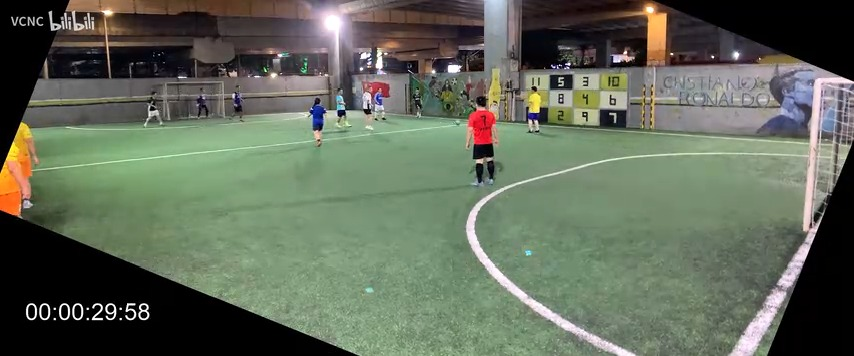
#> input picture _test/clean_30.jpg, 854 x 356 px, found by its file name; its folder holds 4 pictures in this run
$ python ocr_proto.py
#> lines starting #> are read from the running program, lines starting #| are printed output that depends on the picture; after the words box and inside, x2 and y2 are one past the last pixel; in counts of white or black regions, pixels touching at a corner belong together
# -*- coding: utf-8 -*-
"""烧录时间码 OCR 原型 —— 与 feed.js 里 calibOCR 的 JS 实现逐步骤一致。
用 10 个已知答案的干净帧验证分割与识别准确率，并产出嵌入 JS 的数字模板。"""
import numpy as np, re, json, sys
from PIL import Image

# 区域与常量（与 JS 一致）
REG_X0 = 0; REG_X1R = 0.22; REG_Y0R = 0.80; REG_Y1R = 1.00
BLUR_R = 10
G_TH = 110        # 绝对亮度阈值
TH_TH = 25        # 顶帽阈值
MIN_W = 9; SPLIT_W = 36; CELL_W = 12; CELL_H = 18
MIN_H = 14; MAX_H = 45

TRUTH = {
    30:   [0,0,0,0,2,9,5,8],
    300:  [0,0,0,4,5,9,4,2],
    600:  [0,0,0,9,5,9,2,4],
    1200: [0,0,1,9,5,8,4,8],
    2400: [0,0,3,9,5,7,3,6],
    2410: [0,0,4,0,0,7,3,4],
    2870: [0,0,4,7,4,7,0,6],
    3600: [0,0,5,9,5,6,2,4],
    4200: [0,1,0,9,5,5,4,8],
    4560: [0,1,1,5,5,5,2,6],
}

def box_blur(a, r):
    """积分图 box blur，与 JS 实现一致"""
    H, W = a.shape
    ii = np.zeros((H+1, W+1), dtype=np.float64)
    ii[1:, 1:] = np.cumsum(np.cumsum(a.astype(np.float64), axis=0), axis=1)
    y1 = np.minimum(np.arange(H) + r + 1, H); y0 = np.maximum(np.arange(H) - r, 0)
    x1 = np.minimum(np.arange(W) + r + 1, W); x0 = np.maximum(np.arange(W) - r, 0)
    s = ii[np.ix_(y1+0, x1+0)] * 0  # placeholder
    s = ii[y1][:, x1] - ii[y0][:, x1] - ii[y1][:, x0] + ii[y0][:, x0]
    cnt = (y1 - y0)[:, None] * (x1 - x0)[None, :]
    return s / np.maximum(cnt, 1)

def norm_cell(cell):
    im = Image.fromarray(np.clip(cell*2, 0, 255).astype(np.uint8))
    im = im.resize((CELL_W, CELL_H), Image.BILINEAR)
    v = np.asarray(im, dtype=np.float64) / 255.0
    v = v - v.mean()
    n = np.sqrt((v*v).sum())
    return v / n if n > 1e-6 else v

def ocr_frame(path, dbg=None):
    im = Image.open(path).convert('L')
    w, h = im.size
    x0 = REG_X0; x1 = int(round(w * REG_X1R)); y0 = int(round(h * REG_Y0R)); y1 = int(round(h * REG_Y1R))
    g = np.asarray(im, dtype=np.float64)[y0:y1, x0:x1]
    blur = box_blur(g, BLUR_R)
    th = g - blur
    mask = (g >= G_TH) & (th >= TH_TH)
    colsum = mask.sum(axis=0)
    # 固定槽位切割：锚定码左边缘（首个强列），节距实测 33.2/13.2（VCNC 烧录模板固定）
    strong = [x for x in range(len(colsum)) if colsum[x] >= 10]
    if not strong: return None, 'no anchor'
    xl = strong[0]
    slots = []
    for k in range(8):
        g0 = xl + [0, 13, 33, 46, 66, 79, 99, 112][k]
        slots.append((g0, g0 + 12))
    if slots[-1][1] >= mask.shape[1]: return None, 'overflow'
    # 每槽须有足够墨水
    for a, b in slots:
        if mask[:, a:b].sum() < 40: return None, 'slot empty %s' % ((a, b),)
    # 行界
    rows = mask[:, slots[0][0]:slots[-1][1]].sum(axis=1)
    ys = np.where(rows >= 2)[0]
    if len(ys) == 0: return None, 'no rows'
    ry0, ry1 = ys.min(), ys.max()+1
    if not (MIN_H <= ry1-ry0 <= MAX_H): return None, 'h=%d' % (ry1-ry0)
    cells = []
    for a, b in slots:
        cells.append(norm_cell(th[ry0:ry1, a:b]))
    return cells, None

# ---- 构建模板（留出法：模板帧 vs 测试帧） ----
all_cells = {}
frames = {}
for t, truth in TRUTH.items():
    path = '_test/frame600.png' if t == 600 else ('_test/clean_%d.png' % t if t in (2410, 2870) else '_test/clean_%d.jpg' % t)
    cells, err = ocr_frame(path)
#> in ocr_frame, `im = Image.open(path).convert('L')`:
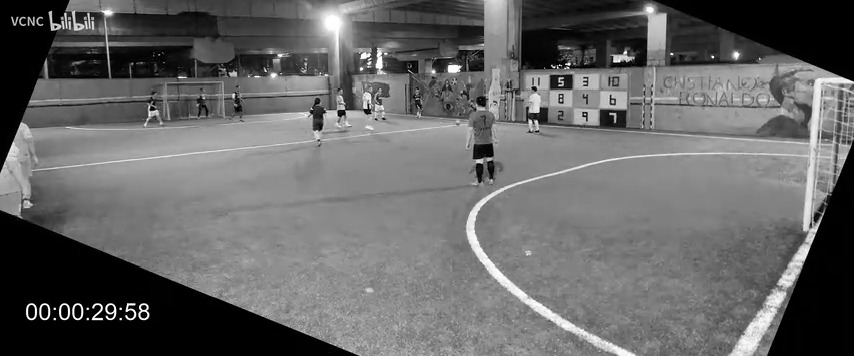
#> im: PIL image 854x356 L; min 0, max 255, mean 101.6
#> in ocr_frame, `g = np.asarray(im, dtype=np.float64)[y0:y1, x0:x1]`:
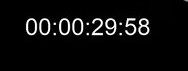
#> g: shape (71, 188) float64; min 0, max 255, mean 13.1
#> in box_blur, `ii[1:, 1:] = np.cumsum(np.cumsum(a.astype(np.float64), axis=0), axis=1)`:
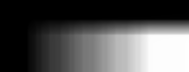
#> ii: shape (72, 189) float64; min 0, max 174391, mean 56455; drawn with min black and max white
#> in box_blur, `s = ii[np.ix_(y1+0, x1+0)] * 0`: s: shape (71, 188) float64; every value is 0
#> in box_blur, `s = ii[y1][:, x1] - ii[y0][:, x1] - ii[y1][:, x0] + ii[y0][:, x0]`:
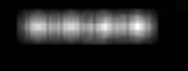
#> s: shape (71, 188) float64; min 0, max 37547, mean 5742.1; drawn with min black and max white
#> in ocr_frame, `th = g - blur`:
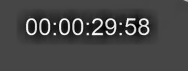
#> th: shape (71, 188) float64; min -85.1, max 223.7, mean 0; drawn with min black and max white
#> in ocr_frame, `mask = (g >= G_TH) & (th >= TH_TH)`:
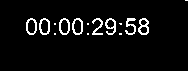
#> mask: shape (71, 188) bool; 5.2% white in thin lines or dots, all inside (x1, y1, x2, y2) = (26, 0, 188, 35)
#> in ocr_frame, `colsum = mask.sum(axis=0)`: colsum = 188 values, max 14 at index 48, min 0 at index 0, mean 3.7
#> in ocr_frame, `strong = [x for x in range(len(colsum)) if colsum[x] >= 10]`: strong = [27, 35, 40, 41, 48, 49, 60, 68, 73, 74, 81, 82, 106, 107, 114, 115, 126, 127, 134, 139, 140, 146, 147]
#> in ocr_frame, `xl = strong[0]`: xl = 27
#> the loop in ocr_frame, `for k in range(8):` made 8 passes
#> g0 on passes 1 to 8: 27, 40, 60, 73, 93, 106, 126, 139
#> after the loop in ocr_frame, `for k in range(8):`: slots = [(27, 39), (40, 52), (60, 72), (73, 85), (93, 105), (106, 118), (126, 138), (139, 151)]
#> the loop in ocr_frame, `for a, b in slots:` made 8 passes
#> in ocr_frame, `rows = mask[:, slots[0][0]:slots[-1][1]].sum(axis=1)`: rows = 71 values, max 72 at index 33, min 0 at index 0, mean 9.63
#> in ocr_frame, `ys = np.where(rows >= 2)[0]`: ys = 17 values from 18 to 34
#> in ocr_frame, `ry0, ry1 = ys.min(), ys.max()+1`: ry0 = 18; ry1 = 35
#> the loop in ocr_frame, `for a, b in slots:` made 8 passes
#> (a, b) on passes 1 to 8: (27, 39), (40, 52), (60, 72), (73, 85), (93, 105), (106, 118), (126, 138), (139, 151)
#> after the loop in ocr_frame, `for a, b in slots:`: cells = 8 items
#> cells = 8 items
    if cells is None:
        print('t=%d FAIL: %s' % (t, err)); continue
    frames[t] = (cells, truth)
#> pass 2 of the loop `for t, truth in TRUTH.items():`:
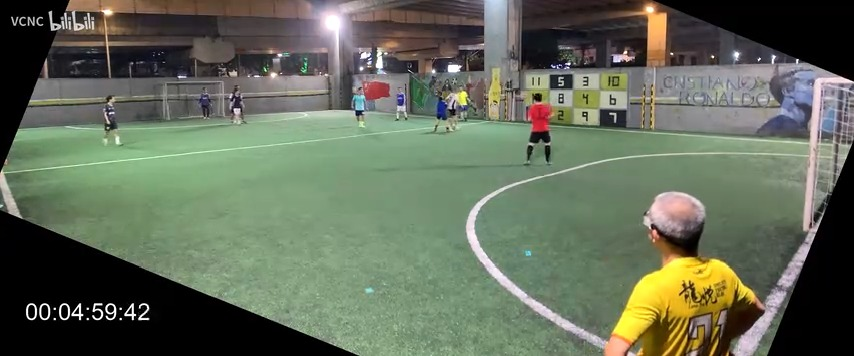
#> input picture _test/clean_300.jpg, 854 x 356 px, found by its file name
#> in ocr_frame (call 2), `th = g - blur`:
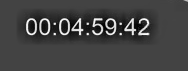
#> th: shape (71, 188) float64; min -81.85, max 227.6, mean 0; drawn with min black and max white
#> in ocr_frame (call 2), `mask = (g >= G_TH) & (th >= TH_TH)`:
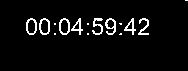
#> mask: shape (71, 188) bool; 4.9% white in thin lines or dots, all inside (x1, y1, x2, y2) = (26, 0, 188, 35)
#> colsum = 188 values, max 17 at index 79, min 0 at index 0, mean 3.51
#> strong = [27, 35, 40, 48, 49, 60, 68, 69, 79, 80, 93, 94, 101, 106, 107, 114, 115, 132, 133, 147]
#> the loop in ocr_frame (call 2), `for k in range(8):` made 8 passes
#> the loop in ocr_frame (call 2), `for a, b in slots:` made 8 passes
#> rows = 71 values, max 59 at index 33, min 0 at index 0, mean 9.13
#> the loop in ocr_frame (call 2), `for a, b in slots:` made 8 passes
#> (a, b) on passes 1 to 8: (27, 39), (40, 52), (60, 72), (73, 85), (93, 105), (106, 118), (126, 138), (139, 151)
#> (the run stopped early here; a loop or call above may not have finished)
